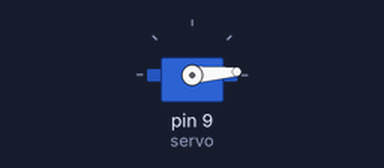
Simulated run of this sketch. Board: Arduino Uno, built with avr-gcc and run on an emulated ATmega328P. Parts: servo.

Above: at 0.05 s.
At 0.9 s:
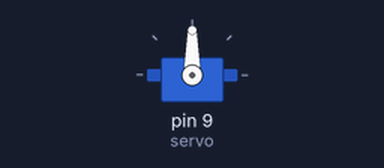
At 1.75 s:
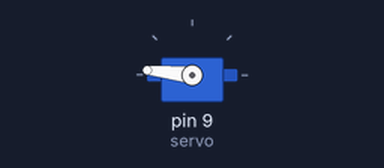
At 3.45 s:
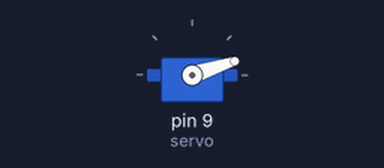
Timing chart, 0 to 8.3 s (numbered marks = the images above):
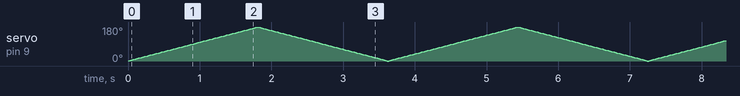

The sketch:

servo-balance.ino
```cpp
#include <Servo.h>

int angle = 0;
bool direct = true;

Servo servo;

void setup() {
  servo.attach(9);
}

void loop() {
  if (direct) angle++;
  else angle--;

  if(angle == 180) direct = false;
  else if(angle == 0) direct = true;

  servo.write(angle);
  delay(10);
}
```
